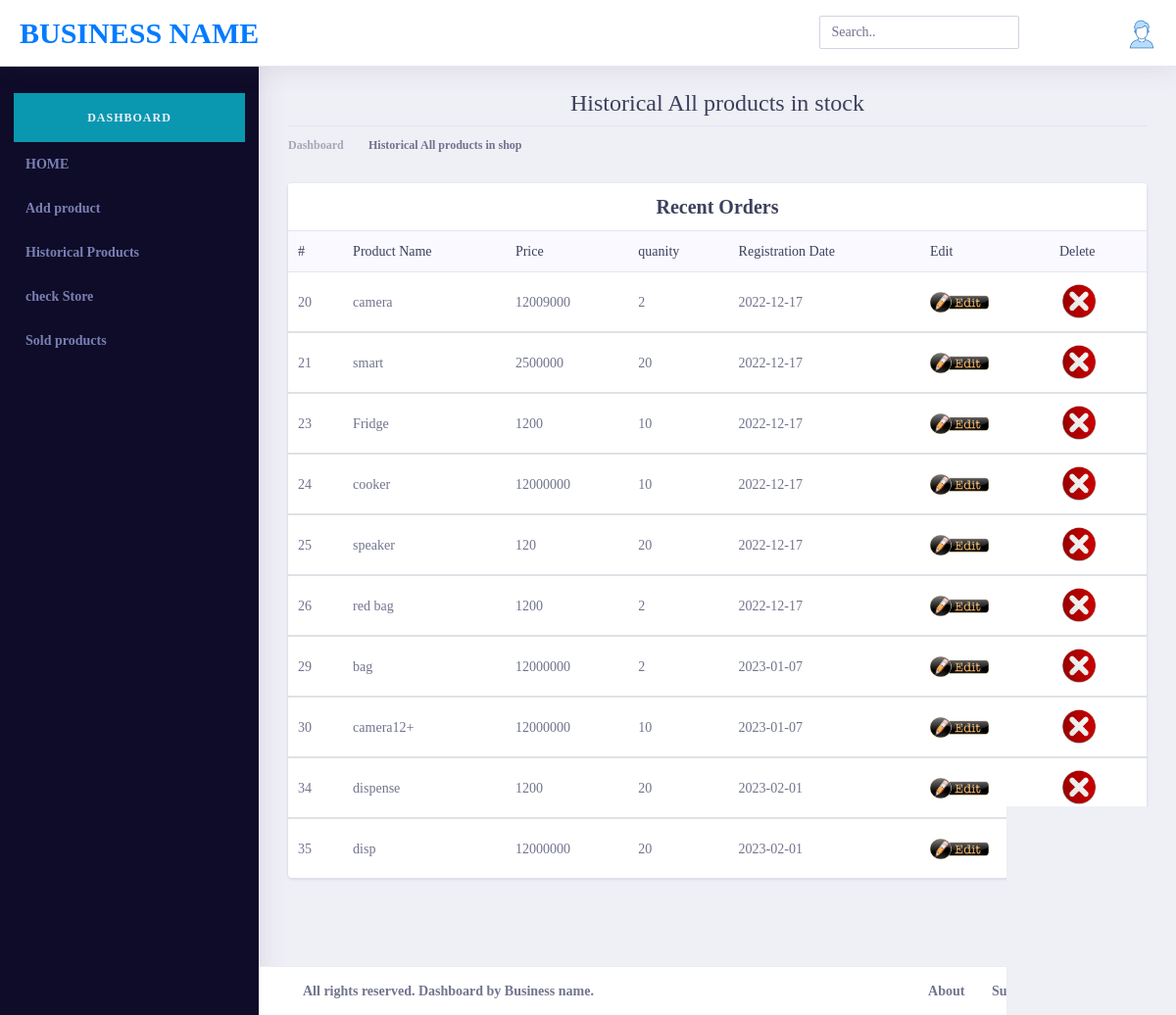
The page /product_view.php (signed in) on the database its author committed.
### tables this page shows
CREATE TABLE `products` (
  `id` int(11) NOT NULL,
  `p_names` varchar(255) NOT NULL,
  `description` varchar(255) NOT NULL,
  `price` int(11) NOT NULL,
  `quantity` int(11) NOT NULL,
  `date` date NOT NULL,
  `image` varchar(255) NOT NULL,
  `category` varchar(255) NOT NULL
);

### product_view.php (the view, shortened to what this page needs)
<?php
        include('header.php');
        include('sidebar.php');
       ?>
        <div class="dashboard-wrapper">
            <div class="dashboard-ecommerce">
                <div class="container-fluid dashboard-content ">
                    <div class="row">
                        <div class="col-xl-12 col-lg-12 col-md-12 col-sm-12 col-12">
                            <div class="page-header">
                                <h2 class="pageheader-title text-center">Historical All products in stock </h2>
                                <div class="page-breadcrumb">
                                    <nav aria-label="breadcrumb">
                                        <ol class="breadcrumb">
                                            <li class="breadcrumb-item"><a href="#" class="breadcrumb-link">Dashboard</a></li>
                                            <li class="breadcrumb-item active text-center" aria-current="page">Historical All products in shop</li>
                                        </ol>
                                    </nav>
                                </div>
                            </div>
                        </div>
                    </div>
                        <div class="row">
                            <div class="col-xl-12 col-lg-12 col-md-6 col-sm-12 col-12">
                                <div class="card">
                                    <h3 class="card-header text-center"><b>Recent Orders</h3>
                                    <div class="card-body p-0">
                                        <div class="table-responsive">
                                            <table class="table">
                                                <thead class="bg-light">
                                                    <tr class="border-0">
                                                        <b><th class="border-0">#</th>
                                                        <th class="border-0">Product Name</th>
                                                        <th class="border-0">Price</th>
                                                        <th class="border-0">quanity</th>
                                                        <th class="border-0">Registration Date</th>
                                                        <th class="border-0">Edit</th></b>
                                                        <th class="border-0">Delete</th></b>
                                                    </tr>
                                                </thead>
                                                <?php
                                                include('conn.php');
                                                $query=$conn->prepare('SELECT id,p_names,price,quantity,date FROM products');
                                                $query->execute();
                                                $result=$query->get_result();
                                                while($row = $result->fetch_assoc()):
                                                ?>
                                                <tbody>
                                                    <tr>
                                                        <td><?=$row['id'];?></td>
                                                        <td><?=$row['p_names'];?> </td>
                                                        <td><?=$row['price'];?></td>
                                                        <td><?=$row['quantity']?></td>
                                                        <td><?=$row['date']?></td>
                                                        <td><a href="product-update.php?id=<?= $row['id'] ?>" onclick="return confirm('Are you sure want to update this item?');"> <img src="assets/images/edit2.jpg" width="60px"></a></td>
                                                        <td><a href="delete-product.php?id= <?=$row['id'] ?>"  onclick="return confirm('Are you sure want to delete this item?');"><img src="assets/images/delete.png" width="40px"></a></td>
                                                    </tr>
                                                   <?php
                                                        endwhile;
                                                   ?>
                                                </tbody>
                                            </table>
                                        </div>
                                    </div>
                                </div>
                            </div>
                        </div>
        </div>
    </div>
    <?php
        include('footer.php');
    ?>

### rows shown on the page
products: id "20", p_names "camera", price "12009000", quantity "2", date "2022-12-17"
products: id "21", p_names "smart", price "2500000", quantity "20", date "2022-12-17"
products: id "23", p_names "Fridge", price "1200", quantity "10", date "2022-12-17"
products: id "24", p_names "cooker", price "12000000", quantity "10", date "2022-12-17"
products: id "25", p_names "speaker", price "120", quantity "20", date "2022-12-17"
products: id "26", p_names "red bag", price "1200", quantity "2", date "2022-12-17"
products: id "29", p_names "bag", price "12000000", quantity "2", date "2023-01-07"
products: id "30", p_names "camera12+", price "12000000", quantity "10", date "2023-01-07"
products: id "34", p_names "dispense", price "1200", quantity "20", date "2023-02-01"
products: id "35", p_names "disp", price "12000000", quantity "20", date "2023-02-01"
